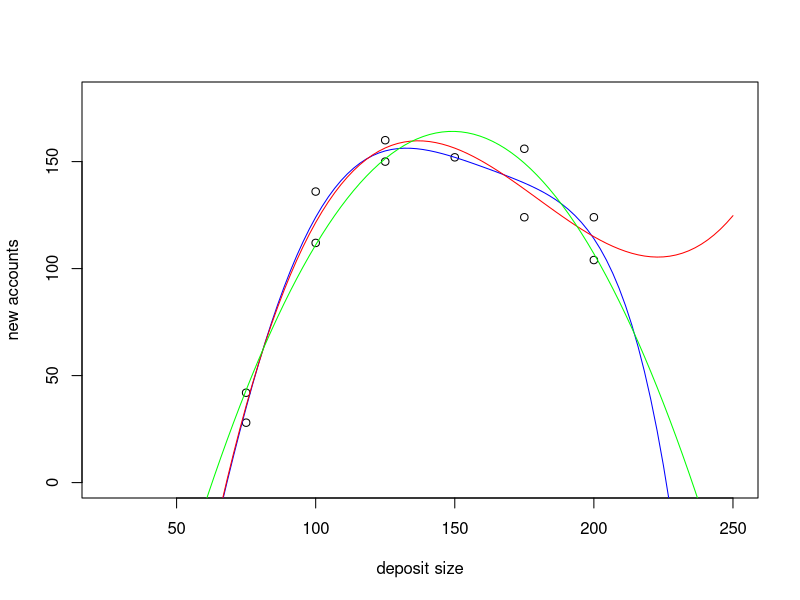

Generate this figure with R:
## ---- chunk 1
knitr::opts_chunk$set(echo = TRUE)
## ---- chunk 2

deposit.size = c(75,75,100,100,125,125,150,175,175,200,200)
new.accounts = c(28,42,112,136,160,150,152,156,124,124,104)
bank.data = data.frame(deposit.size,new.accounts)

  
attach(bank.data)

sat.mod = lm(new.accounts ~ poly(deposit.size,5))
summary(sat.mod)
three.mod = lm(new.accounts ~ poly(deposit.size,3))
summary(three.mod)
quad.mod = lm(new.accounts ~ poly(deposit.size,2))
summary(quad.mod)

newdat = data.frame(deposit.size = seq(min(deposit.size)-50, max(deposit.size)+50, length.out = 100))
newdat$sat.pred = predict(sat.mod, newdata = newdat)
newdat$three.pred = predict(three.mod, newdata = newdat)
newdat$quad.pred = predict(quad.mod, newdata = newdat)
                          
plot(bank.data$deposit.size,bank.data$new.accounts,
     xlim = c(min(deposit.size)-50, max(deposit.size)+50),ylim = c(0,180),
     xlab = "deposit size",ylab = "new accounts")
points(newdat$deposit.size,newdat$sat.pred,type="l",col="blue")
points(newdat$deposit.size,newdat$three.pred,type="l",col="red")
points(newdat$deposit.size,newdat$quad.pred,type="l",col="green")

anova(quad.mod,sat.mod)


accept.mod = lm(new.accounts ~ deposit.size + I(deposit.size^2) + I(deposit.size^3))
summary(accept.mod)




